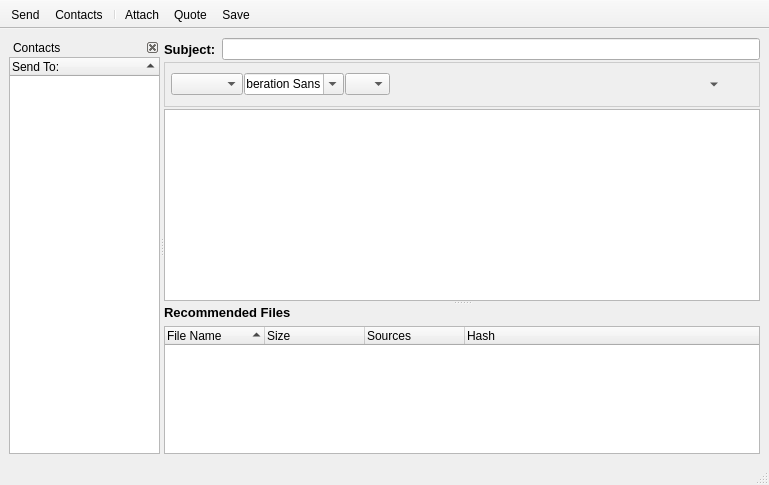
<?xml version="1.0" encoding="UTF-8"?>
<ui version="4.0">
 <class>MessageComposer</class>
 <widget class="QMainWindow" name="MessageComposer">
  <property name="geometry">
   <rect>
    <x>0</x>
    <y>0</y>
    <width>769</width>
    <height>485</height>
   </rect>
  </property>
  <property name="contextMenuPolicy">
   <enum>Qt::NoContextMenu</enum>
  </property>
  <property name="windowTitle">
   <string>Compose</string>
  </property>
  <property name="windowIcon">
   <iconset resource="../images.qrc">
    <normaloff>:/images/folder-draft.png</normaloff>:/images/folder-draft.png</iconset>
  </property>
  <property name="styleSheet">
   <string notr="true">QToolBar#toolBar{background-image: url(:/images/connect/connectFriendBanner.png)}
</string>
  </property>
  <widget class="QWidget" name="centralwidget">
   <layout class="QGridLayout" name="gridLayout_3">
    <item row="0" column="0">
     <widget class="QSplitter" name="splitter_2">
      <property name="orientation">
       <enum>Qt::Horizontal</enum>
      </property>
      <widget class="QDockWidget" name="contactsdockWidget">
       <property name="sizePolicy">
        <sizepolicy hsizetype="Preferred" vsizetype="Preferred">
         <horstretch>0</horstretch>
         <verstretch>0</verstretch>
        </sizepolicy>
       </property>
       <property name="maximumSize">
        <size>
         <width>300</width>
         <height>524287</height>
        </size>
       </property>
       <property name="sizeIncrement">
        <size>
         <width>220</width>
         <height>0</height>
        </size>
       </property>
       <property name="baseSize">
        <size>
         <width>0</width>
         <height>0</height>
        </size>
       </property>
       <property name="floating">
        <bool>false</bool>
       </property>
       <property name="features">
        <set>QDockWidget::DockWidgetClosable</set>
       </property>
       <property name="windowTitle">
        <string>Contacts</string>
       </property>
       <widget class="QWidget" name="dockWidgetContents">
        <layout class="QGridLayout">
         <property name="margin">
          <number>0</number>
         </property>
         <property name="spacing">
          <number>0</number>
         </property>
         <item row="0" column="0">
          <widget class="QTreeWidget" name="msgSendList">
           <property name="sizePolicy">
            <sizepolicy hsizetype="Preferred" vsizetype="Expanding">
             <horstretch>0</horstretch>
             <verstretch>4</verstretch>
            </sizepolicy>
           </property>
           <property name="minimumSize">
            <size>
             <width>20</width>
             <height>0</height>
            </size>
           </property>
           <property name="maximumSize">
            <size>
             <width>300</width>
             <height>16777215</height>
            </size>
           </property>
           <property name="sizeIncrement">
            <size>
             <width>220</width>
             <height>0</height>
            </size>
           </property>
           <property name="baseSize">
            <size>
             <width>200</width>
             <height>0</height>
            </size>
           </property>
           <property name="sortingEnabled">
            <bool>true</bool>
           </property>
           <column>
            <property name="text">
             <string>Send To:</string>
            </property>
           </column>
          </widget>
         </item>
        </layout>
       </widget>
      </widget>
      <widget class="QSplitter" name="splitter">
       <property name="orientation">
        <enum>Qt::Vertical</enum>
       </property>
       <widget class="QWidget" name="layoutWidget">
        <layout class="QGridLayout" name="gridLayout_2">
         <property name="verticalSpacing">
          <number>2</number>
         </property>
         <item row="0" column="0">
          <layout class="QHBoxLayout">
           <property name="spacing">
            <number>6</number>
           </property>
           <property name="margin">
            <number>0</number>
           </property>
           <item>
            <widget class="QLabel" name="label">
             <property name="font">
              <font>
               <pointsize>10</pointsize>
               <weight>75</weight>
               <bold>true</bold>
              </font>
             </property>
             <property name="text">
              <string>Subject:</string>
             </property>
            </widget>
           </item>
           <item>
            <widget class="QLineEdit" name="titleEdit"/>
           </item>
          </layout>
         </item>
         <item row="1" column="0">
          <widget class="QFrame" name="frame">
           <property name="styleSheet">
            <string notr="true">QFrame#frame{ 
background-color: qlineargradient(x1:0, y1:0, x2:0, y2:1,
stop:0 #FEFEFE, stop:1 #E8E8E8);

border: 1px solid #CCCCCC;}</string>
           </property>
           <property name="frameShape">
            <enum>QFrame::StyledPanel</enum>
           </property>
           <property name="frameShadow">
            <enum>QFrame::Raised</enum>
           </property>
           <layout class="QGridLayout" name="gridLayout_5">
            <property name="margin">
             <number>6</number>
            </property>
            <item row="0" column="0">
             <layout class="QGridLayout">
              <property name="horizontalSpacing">
               <number>1</number>
              </property>
              <item row="0" column="0">
               <widget class="QComboBox" name="comboStyle">
                <property name="maximumSize">
                 <size>
                  <width>75</width>
                  <height>16777215</height>
                 </size>
                </property>
               </widget>
              </item>
              <item row="0" column="1">
               <widget class="QFontComboBox" name="comboFont">
                <property name="maximumSize">
                 <size>
                  <width>100</width>
                  <height>16777215</height>
                 </size>
                </property>
               </widget>
              </item>
              <item row="0" column="2">
               <widget class="QComboBox" name="comboSize">
                <property name="maximumSize">
                 <size>
                  <width>45</width>
                  <height>16777215</height>
                 </size>
                </property>
                <property name="toolTip">
                 <string>Font size</string>
                </property>
               </widget>
              </item>
              <item row="0" column="3">
               <widget class="QToolButton" name="blockquoteButton">
                <property name="toolTip">
                 <string>Blockquote</string>
                </property>
                <property name="text">
                 <string/>
                </property>
                <property name="icon">
                 <iconset resource="../images.qrc">
                  <normaloff>:/images/textedit/hi22-action-format-text-blockquote.png</normaloff>:/images/textedit/hi22-action-format-text-blockquote.png</iconset>
                </property>
                <property name="iconSize">
                 <size>
                  <width>24</width>
                  <height>24</height>
                 </size>
                </property>
                <property name="autoRaise">
                 <bool>true</bool>
                </property>
               </widget>
              </item>
              <item row="0" column="4">
               <widget class="QToolButton" name="sizeincreaseButton">
                <property name="maximumSize">
                 <size>
                  <width>1677</width>
                  <height>1677</height>
                 </size>
                </property>
                <property name="toolTip">
                 <string>Increase font size</string>
                </property>
                <property name="text">
                 <string/>
                </property>
                <property name="icon">
                 <iconset resource="../images.qrc">
                  <normaloff>:/images/textedit/format_font_size_more.png</normaloff>:/images/textedit/format_font_size_more.png</iconset>
                </property>
                <property name="iconSize">
                 <size>
                  <width>24</width>
                  <height>24</height>
                 </size>
                </property>
                <property name="autoRaise">
                 <bool>true</bool>
                </property>
               </widget>
              </item>
              <item row="0" column="5">
               <widget class="QToolButton" name="sizedecreaseButton">
                <property name="maximumSize">
                 <size>
                  <width>167</width>
                  <height>167</height>
                 </size>
                </property>
                <property name="toolTip">
                 <string>Decrease font size</string>
                </property>
                <property name="text">
                 <string/>
                </property>
                <property name="icon">
                 <iconset resource="../images.qrc">
                  <normaloff>:/images/textedit/format_font_size_less.png</normaloff>:/images/textedit/format_font_size_less.png</iconset>
                </property>
                <property name="iconSize">
                 <size>
                  <width>24</width>
                  <height>24</height>
                 </size>
                </property>
                <property name="autoRaise">
                 <bool>true</bool>
                </property>
               </widget>
              </item>
              <item row="0" column="6">
               <widget class="QToolButton" name="boldbtn">
                <property name="minimumSize">
                 <size>
                  <width>0</width>
                  <height>0</height>
                 </size>
                </property>
                <property name="maximumSize">
                 <size>
                  <width>1677</width>
                  <height>1677</height>
                 </size>
                </property>
                <property name="toolTip">
                 <string>Bold</string>
                </property>
                <property name="text">
                 <string/>
                </property>
                <property name="icon">
                 <iconset resource="../images.qrc">
                  <normaloff>:/images/textedit/textbold.png</normaloff>:/images/textedit/textbold.png</iconset>
                </property>
                <property name="iconSize">
                 <size>
                  <width>24</width>
                  <height>24</height>
                 </size>
                </property>
                <property name="checkable">
                 <bool>true</bool>
                </property>
                <property name="autoRaise">
                 <bool>true</bool>
                </property>
               </widget>
              </item>
              <item row="0" column="7">
               <widget class="QToolButton" name="underlinebtn">
                <property name="minimumSize">
                 <size>
                  <width>0</width>
                  <height>0</height>
                 </size>
                </property>
                <property name="maximumSize">
                 <size>
                  <width>167</width>
                  <height>167</height>
                 </size>
                </property>
                <property name="toolTip">
                 <string>Underline</string>
                </property>
                <property name="text">
                 <string/>
                </property>
                <property name="icon">
                 <iconset resource="../images.qrc">
                  <normaloff>:/images/textedit/textunder.png</normaloff>:/images/textedit/textunder.png</iconset>
                </property>
                <property name="iconSize">
                 <size>
                  <width>24</width>
                  <height>24</height>
                 </size>
                </property>
                <property name="checkable">
                 <bool>true</bool>
                </property>
                <property name="autoRaise">
                 <bool>true</bool>
                </property>
               </widget>
              </item>
              <item row="0" column="8">
               <widget class="QToolButton" name="italicbtn">
                <property name="minimumSize">
                 <size>
                  <width>0</width>
                  <height>0</height>
                 </size>
                </property>
                <property name="maximumSize">
                 <size>
                  <width>167</width>
                  <height>167</height>
                 </size>
                </property>
                <property name="toolTip">
                 <string>Italic</string>
                </property>
                <property name="text">
                 <string/>
                </property>
                <property name="icon">
                 <iconset resource="../images.qrc">
                  <normaloff>:/images/textedit/textitalic.png</normaloff>:/images/textedit/textitalic.png</iconset>
                </property>
                <property name="iconSize">
                 <size>
                  <width>24</width>
                  <height>24</height>
                 </size>
                </property>
                <property name="checkable">
                 <bool>true</bool>
                </property>
                <property name="autoRaise">
                 <bool>true</bool>
                </property>
               </widget>
              </item>
              <item row="0" column="11">
               <widget class="QToolButton" name="colorbtn">
                <property name="minimumSize">
                 <size>
                  <width>0</width>
                  <height>0</height>
                 </size>
                </property>
                <property name="maximumSize">
                 <size>
                  <width>167</width>
                  <height>167</height>
                 </size>
                </property>
                <property name="toolTip">
                 <string>Select Color</string>
                </property>
                <property name="text">
                 <string/>
                </property>
                <property name="autoRaise">
                 <bool>true</bool>
                </property>
               </widget>
              </item>
              <item row="0" column="12">
               <widget class="QToolButton" name="textalignmentbtn">
                <property name="minimumSize">
                 <size>
                  <width>0</width>
                  <height>0</height>
                 </size>
                </property>
                <property name="maximumSize">
                 <size>
                  <width>167</width>
                  <height>167</height>
                 </size>
                </property>
                <property name="toolTip">
                 <string>Alignment</string>
                </property>
                <property name="text">
                 <string/>
                </property>
                <property name="iconSize">
                 <size>
                  <width>24</width>
                  <height>24</height>
                 </size>
                </property>
                <property name="popupMode">
                 <enum>QToolButton::MenuButtonPopup</enum>
                </property>
                <property name="autoRaise">
                 <bool>true</bool>
                </property>
               </widget>
              </item>
              <item row="0" column="13">
               <widget class="QToolButton" name="imagebtn">
                <property name="minimumSize">
                 <size>
                  <width>0</width>
                  <height>0</height>
                 </size>
                </property>
                <property name="maximumSize">
                 <size>
                  <width>167</width>
                  <height>167</height>
                 </size>
                </property>
                <property name="toolTip">
                 <string>Add a Image</string>
                </property>
                <property name="text">
                 <string/>
                </property>
                <property name="icon">
                 <iconset resource="../images.qrc">
                  <normaloff>:/images/add_image24.png</normaloff>:/images/add_image24.png</iconset>
                </property>
                <property name="iconSize">
                 <size>
                  <width>24</width>
                  <height>24</height>
                 </size>
                </property>
                <property name="autoRaise">
                 <bool>true</bool>
                </property>
               </widget>
              </item>
              <item row="0" column="9">
               <widget class="QToolButton" name="codeButton">
                <property name="toolTip">
                 <string>Sets text font to code style</string>
                </property>
                <property name="text">
                 <string/>
                </property>
                <property name="icon">
                 <iconset resource="../images.qrc">
                  <normaloff>:/images/textedit/hi22-action-format-text-code.png</normaloff>:/images/textedit/hi22-action-format-text-code.png</iconset>
                </property>
                <property name="iconSize">
                 <size>
                  <width>22</width>
                  <height>22</height>
                 </size>
                </property>
                <property name="autoRaise">
                 <bool>true</bool>
                </property>
               </widget>
              </item>
              <item row="0" column="16">
               <spacer>
                <property name="orientation">
                 <enum>Qt::Horizontal</enum>
                </property>
                <property name="sizeHint" stdset="0">
                 <size>
                  <width>20</width>
                  <height>24</height>
                 </size>
                </property>
               </spacer>
              </item>
              <item row="0" column="10">
               <widget class="QToolButton" name="splitPostButton">
                <property name="toolTip">
                 <string>Split text</string>
                </property>
                <property name="text">
                 <string/>
                </property>
                <property name="icon">
                 <iconset resource="../images.qrc">
                  <normaloff>:/images/textedit/hi22-action-insert-more-mark.png</normaloff>:/images/textedit/hi22-action-insert-more-mark.png</iconset>
                </property>
                <property name="iconSize">
                 <size>
                  <width>22</width>
                  <height>22</height>
                 </size>
                </property>
                <property name="autoRaise">
                 <bool>true</bool>
                </property>
               </widget>
              </item>
             </layout>
            </item>
           </layout>
          </widget>
         </item>
         <item row="2" column="0">
          <widget class="QTextEdit" name="msgText">
           <property name="sizePolicy">
            <sizepolicy hsizetype="Expanding" vsizetype="MinimumExpanding">
             <horstretch>4</horstretch>
             <verstretch>4</verstretch>
            </sizepolicy>
           </property>
           <property name="textInteractionFlags">
            <set>Qt::TextEditorInteraction</set>
           </property>
          </widget>
         </item>
        </layout>
       </widget>
       <widget class="QWidget" name="layoutWidget_1">
        <layout class="QGridLayout" name="layoutrecommended">
         <property name="margin">
          <number>0</number>
         </property>
         <property name="spacing">
          <number>6</number>
         </property>
         <item row="0" column="0">
          <widget class="QLabel" name="label_13">
           <property name="sizePolicy">
            <sizepolicy hsizetype="Fixed" vsizetype="Fixed">
             <horstretch>0</horstretch>
             <verstretch>0</verstretch>
            </sizepolicy>
           </property>
           <property name="font">
            <font>
             <pointsize>10</pointsize>
             <weight>75</weight>
             <bold>true</bold>
            </font>
           </property>
           <property name="text">
            <string>Recommended Files</string>
           </property>
          </widget>
         </item>
         <item row="1" column="0">
          <widget class="QTreeWidget" name="msgFileList">
           <property name="sizePolicy">
            <sizepolicy hsizetype="Expanding" vsizetype="Expanding">
             <horstretch>0</horstretch>
             <verstretch>0</verstretch>
            </sizepolicy>
           </property>
           <property name="sortingEnabled">
            <bool>true</bool>
           </property>
           <column>
            <property name="text">
             <string>File Name</string>
            </property>
           </column>
           <column>
            <property name="text">
             <string>Size</string>
            </property>
           </column>
           <column>
            <property name="text">
             <string>Sources</string>
            </property>
           </column>
           <column>
            <property name="text">
             <string>Hash</string>
            </property>
           </column>
          </widget>
         </item>
         <item row="2" column="0">
          <layout class="QVBoxLayout" name="verticalLayout"/>
         </item>
        </layout>
       </widget>
      </widget>
     </widget>
    </item>
   </layout>
  </widget>
  <widget class="QMenuBar" name="menubar">
   <property name="geometry">
    <rect>
     <x>0</x>
     <y>0</y>
     <width>769</width>
     <height>21</height>
    </rect>
   </property>
  </widget>
  <widget class="QStatusBar" name="statusbar"/>
  <widget class="QToolBar" name="toolBar">
   <property name="contextMenuPolicy">
    <enum>Qt::NoContextMenu</enum>
   </property>
   <property name="movable">
    <bool>false</bool>
   </property>
   <property name="orientation">
    <enum>Qt::Horizontal</enum>
   </property>
   <property name="toolButtonStyle">
    <enum>Qt::ToolButtonTextUnderIcon</enum>
   </property>
   <attribute name="toolBarArea">
    <enum>TopToolBarArea</enum>
   </attribute>
   <attribute name="toolBarBreak">
    <bool>false</bool>
   </attribute>
   <addaction name="actionSend"/>
   <addaction name="actionContactsView"/>
   <addaction name="separator"/>
   <addaction name="actionAttach"/>
   <addaction name="actionQuote"/>
   <addaction name="actionSaveas"/>
  </widget>
  <action name="actionSend">
   <property name="icon">
    <iconset resource="../images.qrc">
     <normaloff>:/images/send24.png</normaloff>:/images/send24.png</iconset>
   </property>
   <property name="text">
    <string>Send</string>
   </property>
   <property name="toolTip">
    <string>Send this message now</string>
   </property>
  </action>
  <action name="actionReply">
   <property name="icon">
    <iconset resource="../images.qrc">
     <normaloff>:/images/replymail24.png</normaloff>:/images/replymail24.png</iconset>
   </property>
   <property name="text">
    <string>Reply</string>
   </property>
  </action>
  <action name="actionContactsView">
   <property name="icon">
    <iconset resource="../images.qrc">
     <normaloff>:/images/contacts24.png</normaloff>:/images/contacts24.png</iconset>
   </property>
   <property name="text">
    <string>Contacts</string>
   </property>
   <property name="toolTip">
    <string>Toggle Contacts View</string>
   </property>
  </action>
  <action name="actionSaveas">
   <property name="icon">
    <iconset resource="../images.qrc">
     <normaloff>:/images/save24.png</normaloff>:/images/save24.png</iconset>
   </property>
   <property name="text">
    <string>Save</string>
   </property>
   <property name="toolTip">
    <string>Save this message</string>
   </property>
  </action>
  <action name="actionAttach">
   <property name="icon">
    <iconset resource="../images.qrc">
     <normaloff>:/images/attach.png</normaloff>:/images/attach.png</iconset>
   </property>
   <property name="text">
    <string>Attach</string>
   </property>
   <property name="toolTip">
    <string>Attach File</string>
   </property>
  </action>
  <action name="actionQuote">
   <property name="checkable">
    <bool>true</bool>
   </property>
   <property name="icon">
    <iconset resource="../images.qrc">
     <normaloff>:/images/quote_24.png</normaloff>:/images/quote_24.png</iconset>
   </property>
   <property name="text">
    <string>Quote</string>
   </property>
   <property name="toolTip">
    <string>Add Blockquote</string>
   </property>
  </action>
 </widget>
 <tabstops>
  <tabstop>msgSendList</tabstop>
  <tabstop>titleEdit</tabstop>
  <tabstop>msgText</tabstop>
  <tabstop>msgFileList</tabstop>
 </tabstops>
 <resources>
  <include location="../images.qrc"/>
 </resources>
 <connections/>
</ui>
